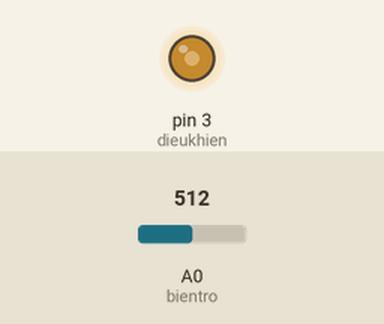
The sketch below on a simulated Arduino Uno, built with avr-gcc and run on an emulated ATmega328P. On the bench: output pins drawn as LEDs (lit = HIGH). The test bench sets the inputs (shaded band); at power-on: A0 (bientro) = 512.

Above: at 1.2 s.
1.3 s: A0 (bientro) set to 716
At 1.9 s:
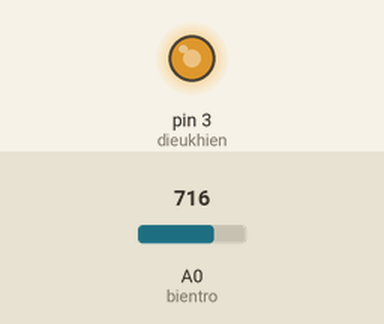
2.8 s: A0 (bientro) set to 900
At 3.1 s:
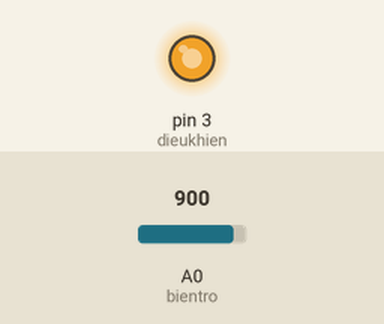
4.3 s: A0 (bientro) set to 122
At 5.4 s:
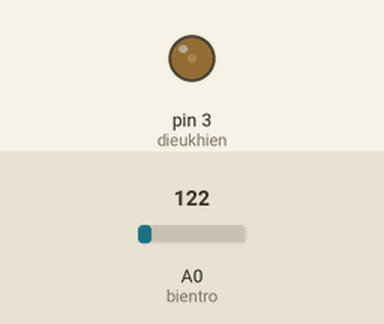
5.8 s: A0 (bientro) set to 0
At 6.6 s:
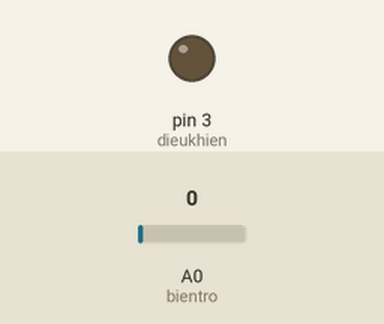
7.3 s: A0 (bientro) set to 511
At 7.7 s:
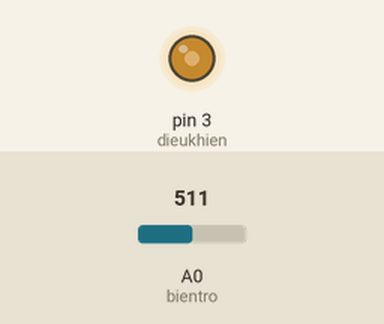
Timing chart, 0 to 9.8 s (numbered marks = the images above; inputs shaded):
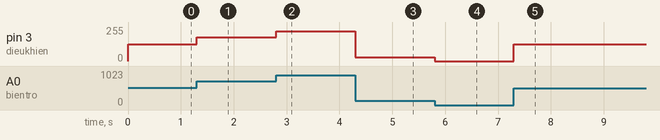

The sketch:

l293d.ino
```cpp
/****************************************/


/****************************************/

int bientro = A0;
int dieukhien = 3;

int tocdo = 0;
int giatribientro = 0;

void setup()
{
  pinMode(dieukhien, OUTPUT);
  pinMode(bientro, INPUT);
}

void loop()
{
  giatribientro = analogRead(bientro);
  tocdo = map(giatribientro, 0, 1023, 0, 255);
  analogWrite(dieukhien, tocdo);
}
```

Measured:
- after the input at 1.3 s, pin 3 (dieukhien): 127/255 → 178/255 at once
- after the input at 2.8 s, pin 3 (dieukhien): 178/255 → 224/255 at once
- after the input at 4.3 s, pin 3 (dieukhien): 224/255 → 30/255 at once
- after the input at 5.8 s, pin 3 (dieukhien): 30/255 → 0/255 at once
- after the input at 7.3 s, pin 3 (dieukhien): 0/255 → 127/255 at once
